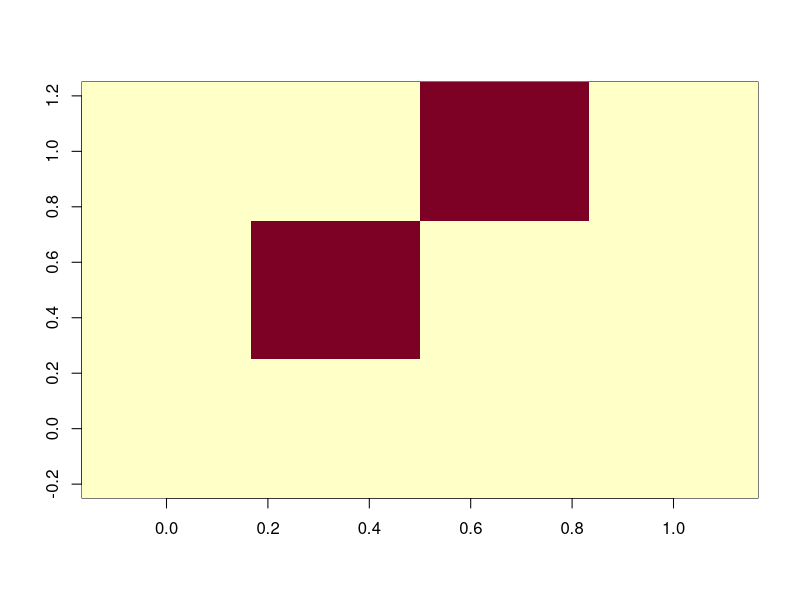

This figure's R source:
# ============================================================
# 📘 CHAPTER 4 — DATA FILTERING AND CLEANING
# 📚 Topics: 4.1 to 4.5
# 💻 Complete R Code Sheet
# ============================================================


# ============================================================
# 🔹 4.1 SUBSETTING AND FILTERING DATA
# ============================================================

# 📌 Data Cleaning:
# Data cleaning transforms raw data into consistent data
# that can be easily analyzed.
#
# 📌 Filtering Data:
# Filtering means extracting only the part of data
# that satisfies a given condition.
#
# It is similar to SQL WHERE or Excel Filter.
#
# 📌 dplyr package is used for filtering rows.


# ------------------------------------------------------------
# 📌 Create Sample Student Data
# ------------------------------------------------------------

library(dplyr)

student <- data.frame(
  Name = c("Ram", "Jay", "Raj", "Amit", "Priya"),
  Age = c(19, 20, 18, 21, 19),
  Marks = c(85, 72, 90, 65, 88)
)

student

# 📤 Output:
#    Name Age Marks
# 1   Ram  19    85
# 2   Jay  20    72
# 3   Raj  18    90
# 4  Amit  21    65
# 5 Priya  19    88


# ------------------------------------------------------------
# 1️⃣ filter() — Single Condition
# ------------------------------------------------------------

# 📌 filter() selects rows according to a condition.

filter(student, Marks > 80)

# 📤 Output:
#    Name Age Marks
# 1   Ram  19    85
# 2   Raj  18    90
# 3 Priya  19    88


# ------------------------------------------------------------
# 2️⃣ filter() — Multiple Conditions
# ------------------------------------------------------------

# 📌 & means AND.
# Both conditions must be TRUE.

filter(student, Age >= 19 & Marks > 80)

# 📤 Output:
#    Name Age Marks
# 1   Ram  19    85
# 2 Priya  19    88


# ------------------------------------------------------------
# 📌 OR Condition
# ------------------------------------------------------------

# 📌 | means OR.
# At least one condition must be TRUE.

filter(student, Age == 18 | Marks > 85)

# 📤 Output:
#    Name Age Marks
# 1   Raj  18    90
# 2 Priya  19    88


# ------------------------------------------------------------
# 3️⃣ slice_head() — Top Rows
# ------------------------------------------------------------

# 📌 slice_head() selects the first n rows.

student %>% slice_head(n = 3)

# 📤 Output:
#    Name Age Marks
# 1   Ram  19    85
# 2   Jay  20    72
# 3   Raj  18    90


# ------------------------------------------------------------
# 4️⃣ slice_tail() — Last Rows
# ------------------------------------------------------------

# 📌 slice_tail() selects the last n rows.

student %>% slice_tail(n = 2)

# 📤 Output:
#    Name Age Marks
# 4  Amit  21    65
# 5 Priya  19    88


# ------------------------------------------------------------
# 5️⃣ top_n() — Top Values
# ------------------------------------------------------------

# 📌 top_n() selects rows with the top n values.

top_n(student, 3, Marks)

# 📤 Output:
#    Name Age Marks
# 1   Ram  19    85
# 2   Raj  18    90
# 3 Priya  19    88


# ------------------------------------------------------------
# 6️⃣ slice_sample() — Random Rows
# ------------------------------------------------------------

# 📌 slice_sample() selects random rows.

set.seed(1)

student %>% slice_sample(n = 2)

# 📤 Output:
# Random output may vary depending on R version.


# ------------------------------------------------------------
# 7️⃣ slice_max() — Maximum Values
# ------------------------------------------------------------

# 📌 slice_max() selects rows having the highest values.

student %>% slice_max(order_by = Marks, n = 3)

# 📤 Output:
#    Name Age Marks
# 1   Raj  18    90
# 2 Priya  19    88
# 3   Ram  19    85


# ------------------------------------------------------------
# 8️⃣ slice_min() — Minimum Values
# ------------------------------------------------------------

# 📌 slice_min() selects rows having the lowest values.

student %>% slice_min(order_by = Marks, n = 2)

# 📤 Output:
#   Name Age Marks
# 1 Amit  21    65
# 2  Jay  20    72


# 🧠 QUICK MEMORY:
# filter()       → condition
# slice_head()   → first rows
# slice_tail()   → last rows
# top_n()        → top values
# slice_sample() → random rows
# slice_max()    → maximum values
# slice_min()    → minimum values



# ============================================================
# 🔹 4.2 ADDING, REMOVING AND RENAMING VARIABLES
# ============================================================

# 📌 Variables are columns/attributes in a data frame.


# ------------------------------------------------------------
# 1️⃣ Adding a Variable
# ------------------------------------------------------------

# 📌 A new variable can be added using $.

df <- data.frame(
  Name = c("Alice", "Bob", "Charlie"),
  Age = c(25, 30, 35)
)

df$Salary <- c(50000, 60000, 70000)

df

# 📤 Output:
#      Name Age Salary
# 1   Alice  25  50000
# 2     Bob  30  60000
# 3 Charlie  35  70000


# ------------------------------------------------------------
# 2️⃣ Removing a Variable
# ------------------------------------------------------------

# 📌 A variable can be removed by assigning NULL.

df$Age <- NULL

df

# 📤 Output:
#      Name Salary
# 1   Alice  50000
# 2     Bob  60000
# 3 Charlie  70000


# ------------------------------------------------------------
# 3️⃣ Renaming a Variable
# ------------------------------------------------------------

# 📌 rename() changes the name of a variable.

df <- rename(df, Income = Salary)

df

# 📤 Output:
#      Name Income
# 1   Alice  50000
# 2     Bob  60000
# 3 Charlie  70000


# 🧠 QUICK MEMORY:
# Add    → $
# Remove → NULL
# Rename → rename()



# ============================================================
# 🔹 4.3 DATA CLEANING AND TRANSFORMATION
# ============================================================

# 📌 Data Cleaning:
# Data cleaning removes data that does not belong.
#
# 📌 Data Transformation:
# Data transformation converts data from one format
# or structure into another.
#
# 📌 Data Wrangling / Munging:
# It means transforming and mapping raw data into another
# format for storing, analyzing or processing.
#
# 📌 Data cleaning prepares raw data for analysis
# and model building.
#
# Common tasks:
# 1. Remove rows with missing values
# 2. Replace missing values
# 3. Remove duplicate rows


# ------------------------------------------------------------
# 📌 Sample Data Frame
# ------------------------------------------------------------

df <- data.frame(
  team = c("A","A","B","C","D","E","F","G","H","I"),
  points = c(4,4,NA,8,6,12,14,86,13,8),
  rebounds = c(9,9,7,6,8,NA,9,14,12,11),
  assists = c(2,2,NA,7,6,6,9,10,NA,14)
)

df

# 📤 Output:
#    team points rebounds assists
# 1     A      4        9       2
# 2     A      4        9       2
# 3     B     NA        7      NA
# 4     C      8        6       7
# 5     D      6        8       6
# 6     E     12       NA       6
# 7     F     14        9       9
# 8     G     86       14      10
# 9     H     13        12      NA
# 10    I      8        11      14


# ------------------------------------------------------------
# 1️⃣ Remove Rows with Missing Values — drop_na()
# ------------------------------------------------------------

# 📌 drop_na() removes rows containing missing values.

library(tidyr)

new_df <- df %>% drop_na()

new_df

# 📤 Output:
#    team points rebounds assists
# 1     A      4        9       2
# 2     A      4        9       2
# 3     C      8        6       7
# 4     D      6        8       6
# 5     F     14        9       9
# 6     G     86       14      10
# 7     I      8        11      14


# ------------------------------------------------------------
# 2️⃣ Replace Missing Values
# ------------------------------------------------------------

# 📌 Missing numeric values can be replaced by
# mean or median values.

new_df <- df %>%
  mutate(
    across(
      where(is.numeric),
      ~replace(., is.na(.), median(., na.rm = TRUE))
    )
  )

new_df

# 📤 Output:
# Missing numeric values are replaced by their
# respective column median values.


# ------------------------------------------------------------
# 3️⃣ Remove Duplicate Rows — distinct()
# ------------------------------------------------------------

# 📌 distinct() removes duplicate rows.

new_df <- df %>% distinct()

new_df

# 📤 Output:
# Duplicate row is removed.



# 🧠 QUICK MEMORY:
# drop_na()  → remove missing rows
# replace()  → replace missing values
# distinct() → remove duplicates



# ============================================================
# 🔹 4.4 IDENTIFYING AND HANDLING MISSING VALUES
# ============================================================

# 📌 Missing values are values that are not known.
#
# R uses NA and NaN to represent missing/special values.
#
# 📌 is.na() returns TRUE when value is NA/NaN
# and FALSE when value is not missing.


# ------------------------------------------------------------
# 1️⃣ is.na()
# ------------------------------------------------------------

x <- c(10, 20, NA, 40, NA)

is.na(x)

# 📤 Output:
# [1] FALSE FALSE TRUE FALSE TRUE


# ------------------------------------------------------------
# 2️⃣ Extract Non-Missing Values
# ------------------------------------------------------------

x <- x[!is.na(x)]

x

# 📤 Output:
# [1] 10 20 40


# ------------------------------------------------------------
# 3️⃣ na.omit()
# ------------------------------------------------------------

# 📌 na.omit() removes rows containing NA.

df <- data.frame(
  Name = c("Ram", "Jay", "Raj", "Amit"),
  Age = c(19, NA, 20, 21),
  Marks = c(85, 78, NA, 90)
)

new_df <- na.omit(df)

new_df

# 📤 Output:
#   Name Age Marks
# 1  Ram  19    85
# 4 Amit  21    90


# ------------------------------------------------------------
# 4️⃣ is.na() on Data Frame
# ------------------------------------------------------------

is.na(df)

# 📤 Output:
#        Name   Age Marks
# [1,] FALSE FALSE FALSE
# [2,] FALSE  TRUE FALSE
# [3,] FALSE FALSE  TRUE
# [4,] FALSE FALSE FALSE


# ------------------------------------------------------------
# 5️⃣ Count Total Missing Values
# ------------------------------------------------------------

sum(is.na(df))

# 📤 Output:
# [1] 2


# ------------------------------------------------------------
# 6️⃣ Count Missing Values Column-wise
# ------------------------------------------------------------

colSums(is.na(df))

# 📤 Output:
#   Name    Age  Marks
#      0      1      1


# ------------------------------------------------------------
# 7️⃣ Visualize Missing Values
# ------------------------------------------------------------

image(is.na(df))

# 📤 Output:
# A graphical representation of TRUE/FALSE
# missing-value positions is displayed.


# ------------------------------------------------------------
# 8️⃣ na.fail()
# ------------------------------------------------------------

# 📌 na.fail() stops the operation if missing values exist.

# na.fail(df)

# 📤 Output:
# Error because df contains NA values.


# ------------------------------------------------------------
# 9️⃣ na.exclude()
# ------------------------------------------------------------

# 📌 na.exclude() excludes rows containing NA
# and keeps information about original positions.

na.exclude(df)

# 📤 Output:
# Rows containing NA are excluded.


# ------------------------------------------------------------
# 🔟 na.pass()
# ------------------------------------------------------------

# 📌 na.pass() passes the data without removing NA.

na.pass(df)

# 📤 Output:
# Data is returned with NA values.


# 🧠 QUICK MEMORY:
# is.na()       → find missing values
# sum(is.na())  → count missing values
# colSums()     → count missing values column-wise
# na.omit()     → remove rows with NA
# na.fail()     → stop if NA exists
# na.exclude()  → exclude NA + keep position
# na.pass()     → pass NA values



# ============================================================
# 🔹 4.5 DATA TYPE CONVERSION AND RECODING VARIABLES
# ============================================================

# 📌 Data Type Conversion:
# Converting one type of data into another type.
#
# 📌 R is a dynamically typed / weakly typed language.
# R automatically creates data types based on assigned values.
#
# Common types:
# Numeric / Double
# Character
# Logical


# ------------------------------------------------------------
# 1️⃣ Type Checking
# ------------------------------------------------------------

name <- "GeeksforGeeks"
age <- 20
pwd <- FALSE

typeof(name)
typeof(age)
typeof(pwd)

# 📤 Output:
# [1] "character"
# [1] "double"
# [1] "logical"


# ------------------------------------------------------------
# 2️⃣ Numeric / Character → Logical
# ------------------------------------------------------------

# 📌 Non-zero numeric value → TRUE
# 📌 Character "FALSE" → FALSE

age <- 20
pwd <- "FALSE"

as.logical(age)
as.logical(pwd)

# 📤 Output:
# [1] TRUE
# [1] FALSE


# ------------------------------------------------------------
# 3️⃣ Numeric / Logical → Character
# ------------------------------------------------------------

age <- 20
pwd <- FALSE

as.character(age)
as.character(pwd)

# 📤 Output:
# [1] "20"
# [1] "FALSE"


# ------------------------------------------------------------
# 4️⃣ Character / Logical → Numeric
# ------------------------------------------------------------

x <- "20"
y <- FALSE
z <- TRUE

as.numeric(x)
as.numeric(y)
as.numeric(z)

# 📤 Output:
# [1] 20
# [1] 0
# [1] 1


# ------------------------------------------------------------
# 5️⃣ Vectors → Matrix using rbind()
# ------------------------------------------------------------

# 📌 rbind() arranges vectors row-wise.
# 📌 Row Major Order.

vector1 <- c("red", "green", "blue", "yellow")
vector2 <- c(1, 2, 3, 4)

print("Row Major Order")

rbind(vector1, vector2)

# 📤 Output:
#         [,1]    [,2]    [,3]    [,4]
# vector1 "red"   "green" "blue"  "yellow"
# vector2 "1"     "2"     "3"     "4"


# ------------------------------------------------------------
# 6️⃣ Vectors → Matrix using cbind()
# ------------------------------------------------------------

# 📌 cbind() arranges vectors column-wise.
# 📌 Column Major Order.

print("Column Major Order")

cbind(vector1, vector2)

# 📤 Output:
#         vector1 vector2
# [1,]    "red"   "1"
# [2,]    "green" "2"
# [3,]    "blue"  "3"
# [4,]    "yellow" "4"


# ------------------------------------------------------------
# 7️⃣ Vectors → Data Frame
# ------------------------------------------------------------

# 📌 data.frame() converts vectors into a data frame.
# 📌 First vector → 1st column.
# 📌 Second vector → 2nd column.

vector1 <- c("Ram", "Jay", "Raj")
vector2 <- c(19, 20, 18)

data.frame(vector1, vector2)

# 📤 Output:
#   vector1 vector2
# 1     Ram      19
# 2     Jay      20
# 3     Raj      18


# ------------------------------------------------------------
# 8️⃣ Matrix → Vector
# ------------------------------------------------------------

# 📌 as.vector() converts matrix into one long vector.
# 📌 Elements are accessed in column-major order.

m <- matrix(1:6, nrow = 2)

m
as.vector(m)

# 📤 Output:
#      [,1] [,2] [,3]
# [1,]    1    3    5
# [2,]    2    4    6
#
# [1] 1 2 3 4 5 6


# ------------------------------------------------------------
# 9️⃣ Matrix → Data Frame
# ------------------------------------------------------------

# 📌 as.data.frame() converts matrix into data frame.

as.data.frame(m)

# 📤 Output:
#   V1 V2 V3
# 1  1  3  5
# 2  2  4  6


# ------------------------------------------------------------
# 🔟 Data Frame → Matrix
# ------------------------------------------------------------

# 📌 as.matrix() converts data frame into matrix.
# 📌 Mixed data types can result in character matrix.

df2 <- data.frame(
  Name = c("Ram", "Jay"),
  Age = c(19, 20)
)

as.matrix(df2)

# 📤 Output:
#      Name  Age
# [1,] "Ram" "19"
# [2,] "Jay" "20"



# ============================================================
# 🔄 RECODING VARIABLES
# ============================================================

# 📌 Recoding means modifying values of a variable/column.
#
# It is used to:
# 📂 Group categories
# 🔄 Change data types
# 📊 Prepare data for analysis


# ------------------------------------------------------------
# 1️⃣ ifelse() — Conditional Recoding
# ------------------------------------------------------------

# 📌 Best for simple conditional recoding.

age <- c(10, 20, 70, 15, 45)

age_group <- ifelse(
  age < 18,
  "Child",
  ifelse(age <= 65, "Adult", "Senior")
)

age_group

# 📤 Output:
# [1] "Child"  "Adult"  "Senior" "Child"  "Adult"


# ------------------------------------------------------------
# 2️⃣ dplyr::recode() — Direct Value Replacement
# ------------------------------------------------------------

# 📌 Used to recode specific categorical values.

library(dplyr)

gender <- c("M", "F", "M", "F")

gender_new <- recode(
  gender,
  "M" = "Male",
  "F" = "Female"
)

gender_new

# 📤 Output:
# [1] "Male"   "Female" "Male"   "Female"


# ------------------------------------------------------------
# 3️⃣ cut() — Recoding Continuous Variables
# ------------------------------------------------------------

# 📌 cut() divides continuous numeric data into groups/bins.

income <- c(20000, 45000, 65000, 80000, 100000)

income_level <- cut(
  income,
  breaks = c(0, 30000, 70000, Inf),
  labels = c("Low", "Medium", "High")
)

income_level

# 📤 Output:
# [1] Low    Medium Medium High   High
# Levels: Low Medium High


# ------------------------------------------------------------
# 4️⃣ replace() — Specific Value Replacement
# ------------------------------------------------------------

# 📌 replace() changes specific values.
# 📌 It can also replace NA values.

x <- c(10, NA, 20, NA, 30)

x <- replace(x, is.na(x), 0)

x

# 📤 Output:
# [1] 10 0 20 0 30


# ------------------------------------------------------------
# 5️⃣ factor() — Recoding Factor Levels
# ------------------------------------------------------------

# 📌 factor() handles categorical data.
# 📌 It can recode and reorder factor levels.

survey <- factor(
  c("Agree", "Neutral", "Disagree"),
  levels = c("Disagree", "Neutral", "Agree")
)

survey

# 📤 Output:
# [1] Agree    Neutral  Disagree
# Levels: Disagree Neutral Agree


# ============================================================
# 🧠 ⭐ FINAL CHAPTER 4 QUICK REVISION
# ============================================================

# 🔹 4.1 FILTERING
# filter()       → condition
# slice_head()   → first rows
# slice_tail()   → last rows
# top_n()        → top values
# slice_sample() → random rows
# slice_max()    → maximum values
# slice_min()    → minimum values
#
# 🔹 4.2 VARIABLES
# $              → add variable
# NULL           → remove variable
# rename()       → rename variable
#
# 🔹 4.3 DATA CLEANING
# drop_na()      → remove missing rows
# replace()      → replace missing values
# distinct()     → remove duplicate rows
#
# 🔹 4.4 MISSING VALUES
# is.na()        → find missing values
# sum(is.na())   → count missing values
# colSums()      → column-wise count
# na.omit()      → remove NA rows
# na.fail()      → stop when NA exists
# na.exclude()   → exclude NA + keep position
# na.pass()      → pass NA
#
# 🔹 4.5 DATA TYPE CONVERSION
# as.logical()   → Logical
# as.character() → Character
# as.numeric()   → Numeric
# rbind()        → vectors → rows
# cbind()        → vectors → columns
# data.frame()   → vectors → data frame
# as.vector()    → matrix → vector
# as.data.frame()→ matrix → data frame
# as.matrix()    → data frame → matrix
#
# 🔄 RECODING
# ifelse()       → condition
# recode()       → change specific values
# cut()          → make groups/bins
# replace()      → replace values
# factor()       → categorical levels
#
# ============================================================
# 🎯 CHAPTER 4 COMPLETE
# ============================================================
